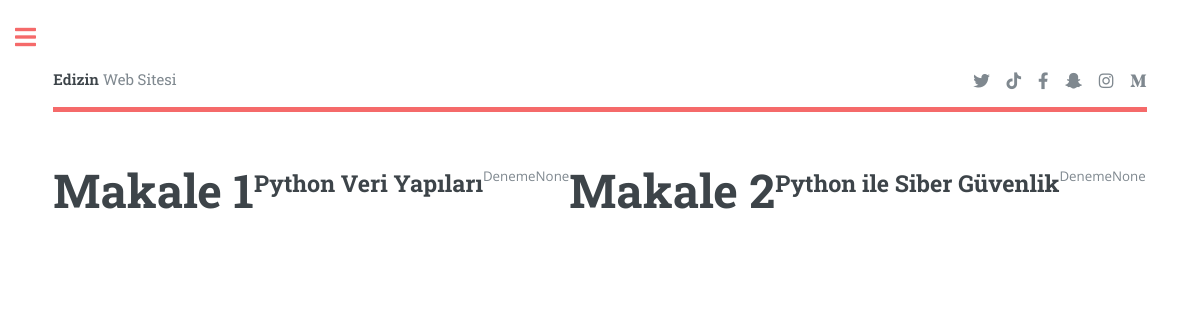
Page /Bora/ on the committed database.
### Bora/models.py (models this page shows, shortened)
class MakaleModel(models.Model):
    class Meta:
        verbose_name = 'Makale'
        verbose_name_plural = 'Makaleler'
    makale_baslik = models.CharField(verbose_name = 'Başlık',max_length=250)
    makale_konu = models.CharField(verbose_name = 'Konu',max_length=100)
    makale_yazi = models.TextField(verbose_name = 'Makale İçeriği')
    makale_yayimzaman = models.DateTimeField(verbose_name = 'Yayım Tarihi',null = True, blank = True)

### Bora/views.py (the view)
# urls.py: path('',views.listele,name="Bora_listele")
def listele(request):
    makaleler =  MakaleModel.objects.all()
    return render(request,"Bora/listele.html",{"Makaleler":makaleler})

### templates/Bora/listele.html
{% extends '../base.html' %}
{% block baslik %}
    <a href="index.html" class="logo"><strong>Edizin</strong> Web Sitesi</a>
{% endblock baslik %}
{% block icerik %}
    {% for data in Makaleler%}
        <h1>{{data.makale_baslik}}</h1>
        <h2>{{data.makale_konu}}</h2>
        <p>{{data.makale_yazi}}</p>
        {{data.makale_yayimzaman}}
        <br>
    {% endfor %}
{% endblock icerik %}

### static/assets/css/main.css (style rules this page uses)
html, body, div, span, applet, object, iframe, h1, h2, h3, h4, h5, h6, p, blockquote, pre, a, abbr, acronym, address, big, cite, code, del, dfn, em, img, ins, kbd, q, s, samp, small, strike, strong, sub, sup, tt, var, b, u, i, center, dl, dt, dd, ol, ul, li, fieldset, form, label, legend, table, caption, tbody, tfoot, thead, tr, th, td, article, aside, canvas, details, embed, figure, figcaption, footer, header, hgroup, menu, nav, output, ruby, section, summary, time, mark, audio, video { margin: 0; padding: 0; border: 0; font-size: 100%; font: inherit; vertical-align: baseline; }
body { line-height: 1; }
body { -webkit-text-size-adjust: none; }
body { -ms-overflow-style: scrollbar; }
html { box-sizing: border-box; }
*, *:before, *:after { box-sizing: inherit; }
body { background: #ffffff; }
body, input, select, textarea { color: #7f888f; font-family: "Open Sans", sans-serif; font-size: 13pt; font-weight: 400; line-height: 1.65; }
@media screen and (max-width: 1680px) { body, input, select, textarea { font-size: 11pt; } }
@media screen and (max-width: 1280px) { body, input, select, textarea { font-size: 10pt; } }
a { -moz-transition: color 0.2s ease-in-out, border-bottom-color 0.2s ease-in-out; -webkit-transition: color 0.2s ease-in-out, border-bottom-color 0.2s ease-in-out; -ms-transition: color 0.2s ease-in-out, border-bottom-color 0.2s ease-in-out; transition: color 0.2s ease-in-out, border-bottom-color 0.2s ease-in-out; border-bottom: dotted 1px; color: #f56a6a; text-decoration: none; }
strong, b { color: #3d4449; font-weight: 600; }
p { margin: 0 0 2em 0; }
h1, h2, h3, h4, h5, h6 { color: #3d4449; font-family: "Roboto Slab", serif; font-weight: 700; line-height: 1.5; margin: 0 0 1em 0; }
h1 { font-size: 4em; margin: 0 0 0.5em 0; line-height: 1.3; }
h2 { font-size: 1.75em; }
@media screen and (max-width: 1680px) { h1 { font-size: 3.5em; } }
#header > * { -moz-flex: 1; -webkit-flex: 1; -ms-flex: 1; flex: 1; margin-bottom: 0; }
#header .logo { border-bottom: 0; color: inherit; font-family: "Roboto Slab", serif; font-size: 1.125em; }
#banner h1 { margin-top: -0.125em; }

### rows in the picture
MakaleModel: makale_baslik "Makale 1", makale_konu "Python Veri Yapıları", makale_yazi "Deneme", makale_yayimzaman "None"
MakaleModel: makale_baslik "Makale 2", makale_konu "Python ile Siber Güvenlik", makale_yazi "Deneme", makale_yayimzaman "None"
